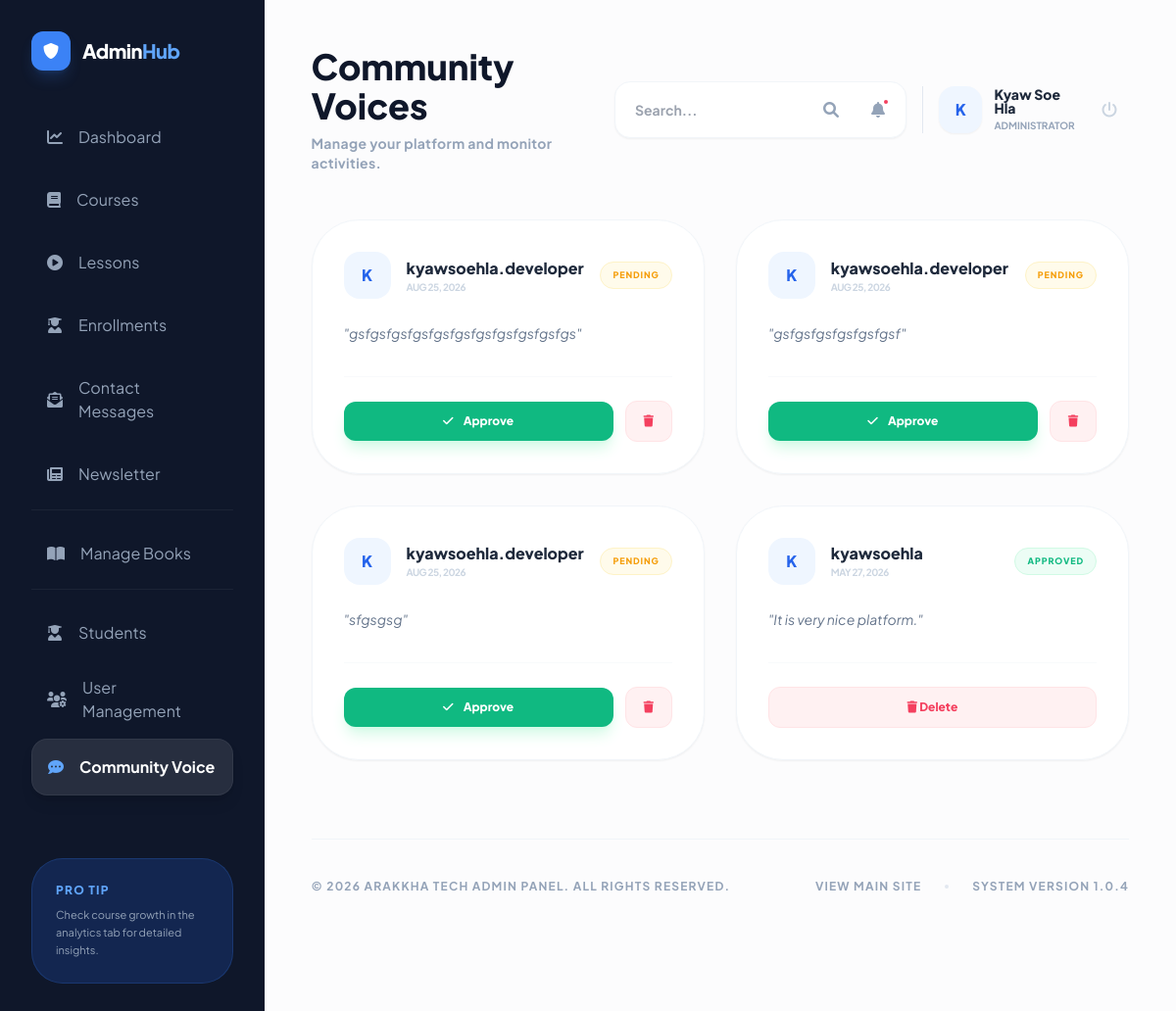
The page /manage/voices/ (signed in) on the database its author committed.
### courses/models.py (models this page shows, shortened)
class CommunityVoice(models.Model):
    user = models.ForeignKey(User, on_delete=models.CASCADE, related_name='voices')
    content = models.TextField()
    is_approved = models.BooleanField(default=False)
    created_at = models.DateTimeField(auto_now_add=True)
    class Meta:
        ordering = ['-created_at']

### courses/views.py (the view)
# urls.py: path('manage/voices/', views.manage_voices, name='manage_voices'),
@login_required
@user_passes_test(is_admin)
def manage_voices(request):
    voices = CommunityVoice.objects.all().select_related('user').order_by('-created_at')
    return render(request, 'courses/management/manage_voices.html', {'voices': voices, 'title': 'Manage Community Voices'})

### courses/context_processors.py (called while the page is built, shortened)
def user_roles(request):
    try:
        if request.user.is_authenticated:
            is_admin = _is_admin(request.user)
            is_instructor = _is_instructor(request.user)
            unread_contacts = 0
            if is_admin or is_instructor:
                try:
                    unread_contacts = ContactMessage.objects.filter(is_read=False).count()
                except Exception:
                    unread_contacts = 0
            return {
                'is_admin_user': is_admin,
                'is_instructor_user': is_instructor,
                'user_role_label': (request.user.profile.role if hasattr(request.user, 'profile') else 'student'),
                'unread_contact_messages_count': unread_contacts,
            }
    except Exception:
        pass

def footer_latest_courses(request):
    try:
        courses = list(Course.objects.order_by('-created_at')[:4])
        return {'footer_latest_courses': courses}
    except Exception:
        return {'footer_latest_courses': []}

### courses/helpers.py (called while the page is built)
def is_admin(user):
    if user.is_superuser:
        return True
    if hasattr(user, 'profile'):
        return user.profile.role == 'admin'
    return False

def is_instructor(user):
    if user.is_superuser:
        return True
    if hasattr(user, 'profile'):
        return user.profile.role == 'instructor'
    return False

### courses/templates/courses/management/manage_voices.html (shortened to what this page needs)
{% extends 'base.html' %}
{% block content %}
<div class="min-h-screen bg-[#fcfcfd] flex flex-col lg:flex-row ">
    {% include 'courses/admin_sidebar_snippet.html' %}
    <main class="flex-grow p-6 lg:p-12">
        {% include 'courses/admin_topbar_snippet.html' with title="Community Voices" subtitle="Manage student feedback and testimonials." %}
        <div class="grid grid-cols-1 md:grid-cols-2 gap-8" data-aos="fade-up">
            {% for voice in voices %}
            <div class="bg-white rounded-[3rem] shadow-sm border border-slate-100 p-8 flex flex-col justify-between hover:shadow-xl transition-all">
                <div>
                    <div class="flex items-center justify-between mb-6">
                        <div class="flex items-center">
                            <div class="w-12 h-12 rounded-2xl bg-blue-50 text-blue-600 flex items-center justify-center font-black mr-4">
                                {{ voice.user.username|slice:":1"|upper }}
                            </div>
                            <div>
                                <h4 class="font-black text-slate-800">{{ voice.user.username }}</h4>
                                <p class="text-[10px] font-bold text-slate-300 uppercase tracking-tighter">{{ voice.created_at|date:"M d, Y" }}</p>
                            </div>
                        </div>
                        {% if voice.is_approved %}
                            <span class="bg-emerald-50 text-emerald-500 text-[9px] font-black px-3 py-1.5 rounded-full uppercase tracking-widest border border-emerald-100">Approved</span>
                        {% else %}
                            <span class="bg-amber-50 text-amber-500 text-[9px] font-black px-3 py-1.5 rounded-full uppercase tracking-widest border border-amber-100">Pending</span>
                        {% endif %}
                    </div>
                    <p class="text-slate-500 text-sm leading-relaxed italic mb-8">"{{ voice.content }}"</p>
                </div>
                <div class="flex items-center space-x-3 pt-6 border-t border-slate-50">
                    {% if not voice.is_approved %}
                    <a href="{% url 'approve_voice' voice.pk %}" class="flex-grow bg-emerald-500 text-white text-center py-3 rounded-xl text-xs font-black hover:bg-emerald-600 transition-all shadow-lg shadow-emerald-100">
                        <i class="fas fa-check mr-2"></i> Approve
                    </a>
                    {% endif %}
                    <a href="{% url 'delete_voice' voice.pk %}" class="{% if not voice.is_approved %}w-12{% else %}flex-grow{% endif %} bg-rose-50 text-rose-500 text-center py-3 rounded-xl text-xs font-black hover:bg-rose-500 hover:text-white transition-all border border-rose-100">
                        <i class="fas fa-trash"></i> {% if voice.is_approved %}Delete{% endif %}
                    </a>
                </div>
            </div>
            {% endfor %}
        </div>
        {% include 'courses/admin_footer_snippet.html' %}
    </main>
</div>
{% endblock %}

### courses/templates/courses/admin_topbar_snippet.html (shortened to what this page needs)
<header class="relative z-[60] flex flex-col md:flex-row md:items-center justify-between mb-12 gap-6" data-aos="fade-down">
    <div>
        <h1 class="text-4xl font-black text-slate-900 mb-2">{% block admin_title %}{{ title|default:"Admin Dashboard" }}{% endblock %}</h1>
        <p class="text-slate-400 font-bold text-sm tracking-wide">{% block admin_subtitle %}Manage your platform and monitor activities.{% endblock %}</p>
    </div>
    <div class="flex items-center space-x-4 relative">
        <div class="bg-white p-2 rounded-2xl shadow-sm border border-slate-100 flex items-center space-x-2 relative z-10">
            <form action="{% url 'admin_search' %}" method="GET" class="flex items-center">
                <input type="text" name="q" placeholder="Search..." class="bg-transparent border-none text-sm font-bold text-slate-600 px-3 py-1 outline-none w-32 md:w-48">
                <button type="submit" class="w-10 h-10 rounded-xl hover:bg-slate-50 text-slate-400 transition-all"><i class="fas fa-search"></i></button>
            </form>
            <div class="relative group/notifications">
                <button class="w-10 h-10 rounded-xl hover:bg-slate-50 text-slate-400 transition-all relative">
                    <i class="fas fa-bell"></i>
                    {% if unread_admin_notifications_count > 0 %}
                        <span class="absolute top-2 right-2 w-2 h-2 bg-rose-500 rounded-full border-2 border-white"></span>
                    {% endif %}
                </button>
            </div>
        </div>
        <div class="flex items-center space-x-3 pl-4 border-l border-slate-200">
            <div class="w-12 h-12 rounded-2xl bg-blue-50 flex items-center justify-center text-blue-600 font-black shadow-sm">
                {{ user.username|slice:":1"|upper }}
            </div>
            <div class="hidden md:block">
                <p class="text-sm font-black text-slate-800 leading-none mb-1">
                    {% if user.get_full_name %}
                        {{ user.get_full_name }}
                    {% else %}
                        {{ user.username }}
                    {% endif %}
                </p>
                <p class="text-[10px] font-bold text-slate-400 uppercase">
                    {% if is_admin_user %}Administrator{% elif is_instructor_user %}Instructor{% else %}User{% endif %}
                </p>
            </div>
            <form action="{% url 'logout' %}" method="post" class="ml-2">
                <button type="submit" class="w-10 h-10 rounded-xl hover:bg-rose-50 text-slate-300 hover:text-rose-500 transition-all">
                    <i class="fas fa-power-off"></i>
                </button>
            </form>
        </div>
    </div>
</header>

### templates/base.html (style rules this page uses)
:root { --brand-50: #eef2ff; --brand-100: #e0e7ff; --brand-200: #c7d2fe; --brand-300: #a5b4fc; --brand-400: #818cf8; --brand-500: #6366f1; --brand-600: #4f46e5; --brand-700: #4338ca; --brand-800: #3730a3; --brand-900: #312e81; --brand-950: #1e1b4b; --brand2-50: #faf5ff; --brand2-100: #f3e8ff; --brand2-200: #e9d5ff; --brand2-300: #d8b4fe; --brand2-400: #c084fc; --brand2-500: #a855f7; --brand2-600: #9333ea; --success: #10b981; --warning: #f59e0b; --danger: #ef4444; --bg-page: #f8fafc; --bg-dark: #0f172a; --bg-dark-2: #0b1120; --text-main: #0f172a; --text-sub: #475569; --text-mute: #94a3b8; --primary: var(--brand-500); --primary-dark: var(--brand-600); --secondary: var(--brand2-500); --bg-slate: var(--bg-page); }
body { font-family: 'Plus Jakarta Sans', 'Pyidaungsu', sans-serif; scroll-behavior: smooth; background: var(--bg-page); color: var(--text-main); }

### rows shown on the page
CommunityVoice: user.username "K", user.username "kyawsoehla.developer", created_at "AUG 25, 2026", is_approved "PENDING", content "gsfgsfgsfgsfgsfgsfgsfgsfgsfgsfgs"
CommunityVoice: user.username "K", user.username "kyawsoehla.developer", created_at "AUG 25, 2026", is_approved "PENDING", content "gsfgsfgsfgsfgsfgsf"
CommunityVoice: user.username "K", user.username "kyawsoehla.developer", created_at "AUG 25, 2026", is_approved "PENDING", content "sfgsgsg"
CommunityVoice: user.username "K", user.username "kyawsoehla", created_at "MAY 27, 2026", is_approved "APPROVED", content "It is very nice platform."

### other values the page prints
{{ title|default:"Admin Dashboard" }} "Community Voices"
{{ user.username|slice:":1"|upper }} "K"
{{ user.get_full_name }} "Kyaw Soe Hla"
